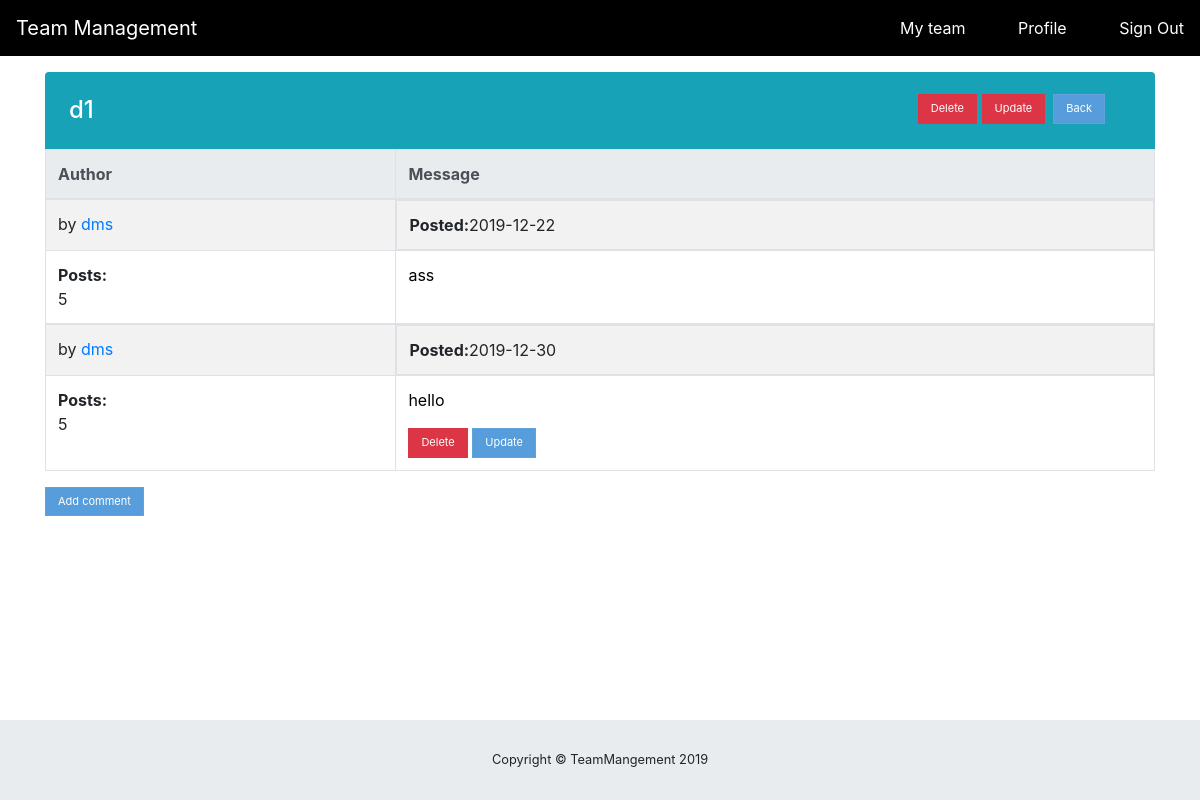
The page /team/1/discussion/1 (signed in) on the database its author committed.
### teamManage/models.py (models this page shows, shortened)
class Post(db.Model):
	id = db.Column(db.Integer, primary_key=True)
	title = db.Column(db.String(100), nullable=False)
	date_posted = db.Column(db.DateTime, nullable=False, default=datetime.utcnow)
	content = db.Column(db.Text, nullable=False)
	user_id = db.Column(db.Integer, db.ForeignKey('user.id'), nullable=False)
	comment = db.relationship("Comment", backref="article", lazy=True)  # many to many
	Team_id =db.Column(db.Integer, db.ForeignKey('team.id'),nullable=False)

class User(db.Model, UserMixin):
	id = db.Column(db.Integer, primary_key=True)
	username = db.Column(db.String(20), unique=True, nullable=False)
	email = db.Column(db.String(100), unique=True, nullable=False)
	profile_image = db.Column(db.String(20),nullable=False, default="default.jpg")
	password = db.Column(db.String(60), nullable=False)
	gender = db.Column(db.String(8), nullable=False)
	member = db.relationship("Team", cascade="all", secondary=UserTeam,backref=db.backref("members",lazy="dynamic")) #Many-to-Many Relationshipc5
	phoneNumber = db.Column(db.String, unique=True, nullable=True)
	biography = db.Column(db.String, unique=False, nullable=True)
	leaders = db.relationship("Team", backref="teamLeader", lazy=True) #One-to-Many Relationship
	taskComplete = db.relationship("Task", secondary=UserTask, backref=db.backref("completeBy", lazy="dynamic"))#Many-to-Many # Relationship
	posts = db.relationship("Post", backref="author", lazy=True)  # many to many
	comment = db.relationship("Comment",backref='user',lazy=True) #one to many

class Comment(db.Model):
	id = db.Column(db.Integer, primary_key=True)
	date_posted = db.Column(db.DateTime, nullable=False, default=datetime.utcnow)
	content = db.Column(db.Text, nullable=False)
	user_id = db.Column(db.Integer, db.ForeignKey('user.id'), nullable=False)
	post_id = db.Column(db.Integer, db.ForeignKey('post.id'), nullable=False)

### teamManage/routes.py (the view)
@app.route('/team/<int:team_id>/discussion/<int:post_id>', methods=['GET','POST'])
@login_required
def post(team_id,post_id):
	team = Team.query.get_or_404(team_id)
	post = Post.query.get_or_404(post_id)
	comments = Comment.query.filter_by(article=post)
	return render_template('post.html', title=post.title, post=post,team=team,comments=comments)

### teamManage/models.py (called while the page is built)
@login_manager.user_loader
def load_user(user_id):
	return User.query.get(int(user_id))

### teamManage/templates/post.html (shortened to what this page needs)
{% extends "layout.html" %}
{% block content %}
    <div style="padding-bottom: 80px;"
        class="row">
      <div class="col-12">
        <div style="position: relative;">
          <div>
          <h2 class="h4 text-white bg-info mb-0 p-4 rounded-top">{{ post.title }}</h2>
          </div >
          {% if current_user == post.author %}
              <div style="bottom: 25px; right : 50px ;position: absolute;">
                <form style="display: inline-block;" method="POST"
                action="{{url_for('delete_post',team_id=team.id,post_id=post.id)}}">
                <input type="submit" value="Delete" class="btn btn-danger">
                </form>
                <form style="display: inline-block;" method="POST"
                action="{{url_for('update_post',team_id=team.id,post_id=post.id)}}">
                <input type="submit" value="Update" class="btn btn-danger">
                </form>
                <a style="float: right; display: inline-block; margin-left: 8px" href="{{url_for('discussion_list',team_id=post.Team_id)}}"><button class="btn btn-primary">Back</button></a>
              </div>
            {% endif %}
          </div>
          <table class="table table-striped table-bordered table-responsive-lg">
              <thead class="thead-light">
                  <tr>
                      <th scope="col">Author</th>
                      <th scope="col">Message</th>
                  </tr>
              </thead>
              <tbody>
                <tr>
                    <td class="author-col">
                        <div>by <a href="#">{{post.author.username}}</a></div>
                    </td>
                    <td class="post-col d-lg-flex justify-content-lg-between">
                        <div><span class="font-weight-bold">Posted:</span>{{post.date_posted.strftime('%Y-%m-%d')}}</div>
                    </td>
                </tr>
                <tr>
                    <td>
                        <div><span class="font-weight-bold">Posts:</span><br>{{post.author.posts | length }}</div>
                    </td>
                  <td>
                    <div>
                      <p>{{post.content}}</p>
                    </div>
                    </div>
              {% for comment in comments %}
              <tbody>
                  <tr>
                      <td class="author-col">
                          <div>by <a href="#">{{comment.user.username}}</a></div>
                      </td>
                      <td class="post-col d-lg-flex justify-content-lg-between">
                          <div><span class="font-weight-bold">Posted:</span>{{comment.date_posted.strftime('%Y-%m-%d')}}</div>
                      </td>
                  </tr>
                  <tr>
                      <td>
                          <div><span class="font-weight-bold">Posts:</span><br>{{comment.user.posts | length }}</div>
                      </td>
                      <td>
                        <div>
                          <p>{{comment.content}}</p>
                        </div>
                        {% if current_user == comment.user %}
                          <div class="">
                                    <div>
                                      <form style="display: inline-block;" method="POST"
                                      action="{{url_for('delete_comment',team_id=team.id,post_id=post.id,comment_id=comment.id)}}">
                                      <input type="submit" value="Delete" class="btn btn-danger">
                                      </form>
                                      <form style="display: inline-block;" method="POST"
                                      action="{{url_for('update_comment',team_id=team.id,post_id=post.id,comment_id=comment.id)}}">
                                      <input type="submit" value="Update" class="btn btn-primary">
                                      </form>
                                    </div>
                                </div>
                                {% endif %}
                        </div>
              {% endfor %}
          <form class="mb-3" style="display: inline-block;" method="POST"
          action="{{url_for('add_comment',team_id=team.id,post_id=post.id)}}">
          <input type="submit" value="Add comment " class="btn btn-primary">
          </form>
      </div>
{% endblock content %}

### teamManage/static/css/chat.css (style rules this page uses)
.btn-primary, .btn-primary:focus, .btn-hover-primary:hover, .btn-hover-primary:active, .btn-hover-primary.active, .btn.btn-active-primary:active, .btn.btn-active-primary.active, .dropdown.open>.btn.btn-active-primary, .btn-group.open .dropdown-toggle.btn.btn-active-primary { background-color: #579ddb; border-color: #5fa2dd; color: #fff !important; }
.btn { cursor: pointer; color: white; padding: 6px 12px; border-radius: 0; border: 1px solid 0; font-size: 11px; line-height: 1.42857; vertical-align: middle; -webkit-transition: all .25s; transition: all .25s; }

### rows shown on the page
Post: title "d1", date_posted "2019-12-22", content "ass"
User: author.username "dms"
Comment: user.username "dms", date_posted "2019-12-30", user.posts|length "5", content "hello"

### other values the page prints
{{ post.author.posts | length }} "5"
